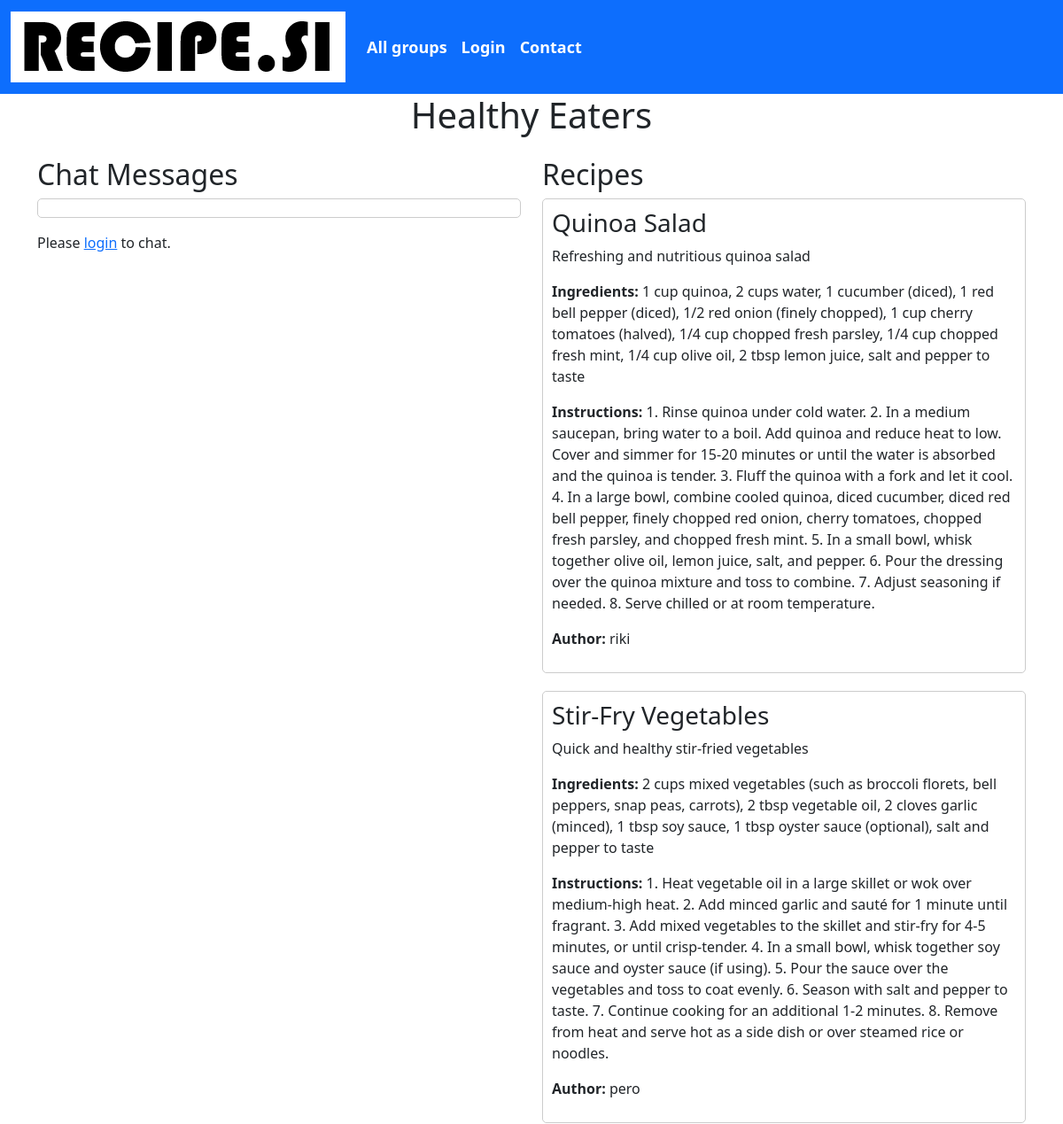
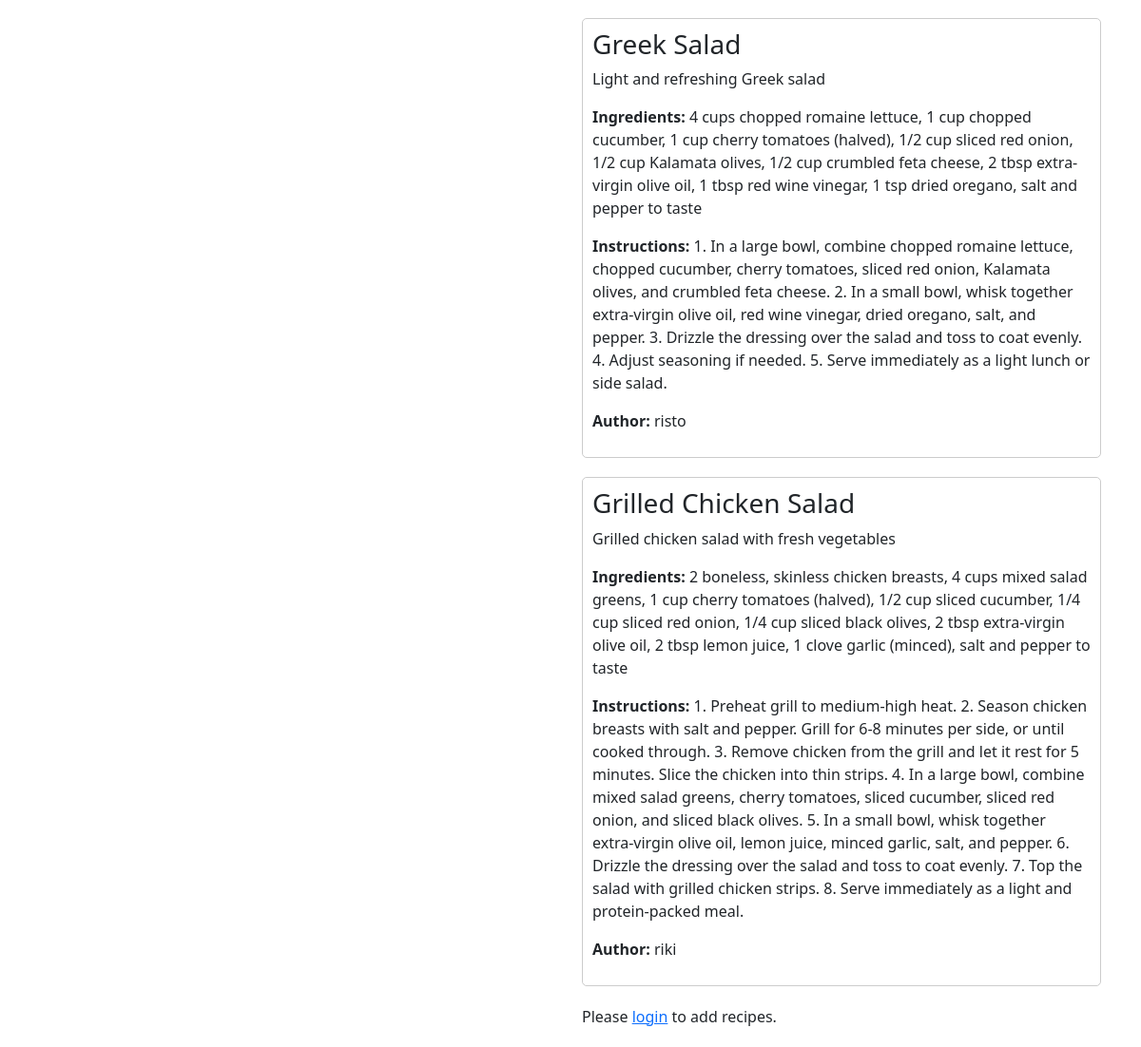
Page /index.php/group?id=3 on the committed database (2 pictures, top to bottom).
### tables this page shows
CREATE TABLE IF NOT EXISTS `group` (
  `id` int(11) NOT NULL AUTO_INCREMENT,
  `name` varchar(255) NOT NULL,
  `description` varchar(255),
  PRIMARY KEY (`id`)
);

CREATE TABLE IF NOT EXISTS `recipe` (
  `id` int(11) NOT NULL AUTO_INCREMENT,
  `title` varchar(255) NOT NULL,
  `description` text NOT NULL,
  `ingredients` text NOT NULL,
  `instructions` text NOT NULL,
  `group_id` int(11) NOT NULL,
  `user_id` int(11) NOT NULL,
  PRIMARY KEY (`id`),
  FOREIGN KEY (`group_id`) REFERENCES `group` (`id`),
  FOREIGN KEY (`user_id`) REFERENCES `user` (`id`)
);

CREATE TABLE IF NOT EXISTS `user` (
  `id` int(11) NOT NULL AUTO_INCREMENT,
  `username` varchar(255) NOT NULL,
  `password` varchar(255) NOT NULL,
  PRIMARY KEY (`id`)
);

### Model/GroupDB.php (called while the page is built, shortened)
<?php
class GroupDB {
    public static function getGroup($id) {
        $db = DBInit::getInstance();
        $statement = $db->prepare("SELECT id, name FROM `group`
            WHERE id = :id");
        $statement->bindParam(":id", $id, PDO::PARAM_INT);
        $statement->execute();
        $group = $statement->fetch();
        if ($group != null) {
            return $group;
        } else {
            throw new InvalidArgumentException("No group record with id $id");
        }
    }
}

### Model/RecipeDB.php (called while the page is built, shortened)
<?php
class RecipeDB {
    public static function getRecipesByGroup($groupId) {
        $db = DBInit::getInstance();
        $statement = $db->prepare("SELECT id, title, description, ingredients, instructions, group_id, user_id
            FROM recipe
            WHERE group_id = :group_id");
        $statement->bindParam(":group_id", $groupId, PDO::PARAM_INT);
        $statement->execute();
        return $statement->fetchAll(PDO::FETCH_ASSOC);
    }
}

### Model/UserDB.php (called while the page is built, shortened)
<?php
class UserDB {
    public static function getUser($id) {
        $db = DBInit::getInstance();
        $statement = $db->prepare("SELECT id, username, password FROM user
            WHERE id = :id");
        $statement->bindParam(":id", $id, PDO::PARAM_INT);
        $statement->execute();
        $user = $statement->fetch();
        if ($user != null) {
            return $user;
        } else {
            throw new InvalidArgumentException("No user record with id $id");
        }
    }
}

### View/group-chat.php (the view, shortened to what this page needs)
<!DOCTYPE html>
<html>
<head>
    <link rel="stylesheet" type="text/css" href="../style/groupStyles.css">
    <link href="https://cdn.jsdelivr.net/npm/bootstrap@5.3.0-alpha3/dist/css/bootstrap.min.css" rel="stylesheet">
</head>
<body>
    <?php include 'navigation.php'; ?>
    <h1 class="text-center mb-4"><?php echo $group['name']; ?></h1>
    <div class="container">
        <div class="row">
            <div class="col-md-6">
                <div class="chat-container">
                    <h2>Chat Messages</h2>
                    <ul id="chat-messages">
                    </ul>
                    <?php if (isset($_SESSION["authenticated"]) && $_SESSION["authenticated"]):?>
                    <form id="chat-form">
                        <div class="input-group mb-3">
                            <input type="text" id="message-input" class="form-control" placeholder="Type your message...">
                            <button id="button" type="submit" class="btn btn-primary">Send</button>
                        </div>
                    </form>
                    <?php else: ?>
                        <p>Please <a href="user/login">login</a> to chat.</p>
                    <?php endif; ?>
                </div>
            </div>
            <div class="col-md-6">
                <div class="recipe-container">
                    <h2>Recipes</h2>
                    <div id="recipes">
                        <?php foreach ($recipes as $recipe): ?>
                            <div class="recipe">
                                <h3><?php echo $recipe['title']; ?></h3>
                                <p><?php echo $recipe['description']; ?></p>
                                <p><strong>Ingredients:</strong> <?php echo $recipe['ingredients']; ?></p>
                                <p><strong>Instructions:</strong> <?php echo $recipe['instructions']; ?></p>
                                <p><strong>Author:</strong> <?php echo UserDB::getUser($recipe['user_id'])['username']; ?></p>
                            </div>
                        <?php endforeach; ?>
                    </div>
                    <?php if (!isset($_SESSION['user_id'])): ?>
                        <p>Please <a href="user/login">login</a> to add recipes.</p>
                    <?php endif; ?>
                </div>
            </div>
        </div>
    </div>
</body>
</html>

### style/groupStyles.css (style rules this page uses)
.container { display: flex; flex-direction: column; align-items: center; }
.chat-container { margin-bottom: 20px; }
.recipe-container { margin-bottom: 20px; }
.recipe { margin-bottom: 20px; border: 1px solid #ccc; padding: 10px; border-radius: 5px; }
.recipe h3 { margin-top: 0; }
#chat-messages { max-height: 300px; overflow-y: scroll; border: 1px solid #ccc; padding: 10px; border-radius: 5px; }

### rows in the picture
group: name "Healthy Eaters"
recipe: title "Quinoa Salad", description "Refreshing and nutritious quinoa salad", ingredients "1 cup quinoa, 2 cups water, 1 cucumber (diced), 1 red bell pepper (diced), 1/2 red onion (finely chopped), 1 cup cherry tomatoes (halved), 1/4 cup chopped fresh parsley, 1/4 cup chopped fresh mint, 1/4 cup olive oil, 2 tbsp lemon juice, salt and pepper to taste", instructions "1. Rinse quinoa under cold water. 2. In a medium saucepan, bring water to a boil. Add quinoa and reduce heat to low. Cover and simmer for 15-20 minutes or until the water is absorbed and the quinoa is tender. 3. Fluff the quinoa with a fork and let it cool. 4. In a large bowl, combine cooled quinoa, diced cucumber, diced red bell pepper, finely chopped red onion, cherry tomatoes, chopped fresh parsley, and chopped fresh mint. 5. In a small bowl, whisk together olive oil, lemon juice, salt, and pepper. 6. Pour the dressing over the quinoa mixture and toss to combine. 7. Adjust seasoning if needed. 8. Serve chilled or at room temperature.", user.username "riki"
recipe: title "Stir-Fry Vegetables", description "Quick and healthy stir-fried vegetables", ingredients "2 cups mixed vegetables (such as broccoli florets, bell peppers, snap peas, carrots), 2 tbsp vegetable oil, 2 cloves garlic (minced), 1 tbsp soy sauce, 1 tbsp oyster sauce (optional), salt and pepper to taste", instructions "1. Heat vegetable oil in a large skillet or wok over medium-high heat. 2. Add minced garlic and sauté for 1 minute until fragrant. 3. Add mixed vegetables to the skillet and stir-fry for 4-5 minutes, or until crisp-tender. 4. In a small bowl, whisk together soy sauce and oyster sauce (if using). 5. Pour the sauce over the vegetables and toss to coat evenly. 6. Season with salt and pepper to taste. 7. Continue cooking for an additional 1-2 minutes. 8. Remove from heat and serve hot as a side dish or over steamed rice or noodles.", user.username "pero"
recipe: title "Greek Salad", description "Light and refreshing Greek salad", ingredients "4 cups chopped romaine lettuce, 1 cup chopped cucumber, 1 cup cherry tomatoes (halved), 1/2 cup sliced red onion, 1/2 cup Kalamata olives, 1/2 cup crumbled feta cheese, 2 tbsp extra-virgin olive oil, 1 tbsp red wine vinegar, 1 tsp dried oregano, salt and pepper to taste", instructions "1. In a large bowl, combine chopped romaine lettuce, chopped cucumber, cherry tomatoes, sliced red onion, Kalamata olives, and crumbled feta cheese. 2. In a small bowl, whisk together extra-virgin olive oil, red wine vinegar, dried oregano, salt, and pepper. 3. Drizzle the dressing over the salad and toss to coat evenly. 4. Adjust seasoning if needed. 5. Serve immediately as a light lunch or side salad.", user.username "risto"
recipe: title "Grilled Chicken Salad", description "Grilled chicken salad with fresh vegetables", ingredients "2 boneless, skinless chicken breasts, 4 cups mixed salad greens, 1 cup cherry tomatoes (halved), 1/2 cup sliced cucumber, 1/4 cup sliced red onion, 1/4 cup sliced black olives, 2 tbsp extra-virgin olive oil, 2 tbsp lemon juice, 1 clove garlic (minced), salt and pepper to taste", instructions "1. Preheat grill to medium-high heat. 2. Season chicken breasts with salt and pepper. Grill for 6-8 minutes per side, or until cooked through. 3. Remove chicken from the grill and let it rest for 5 minutes. Slice the chicken into thin strips. 4. In a large bowl, combine mixed salad greens, cherry tomatoes, sliced cucumber, sliced red onion, and sliced black olives. 5. In a small bowl, whisk together extra-virgin olive oil, lemon juice, minced garlic, salt, and pepper. 6. Drizzle the dressing over the salad and toss to coat evenly. 7. Top the salad with grilled chicken strips. 8. Serve immediately as a light and protein-packed meal.", user.username "riki"
